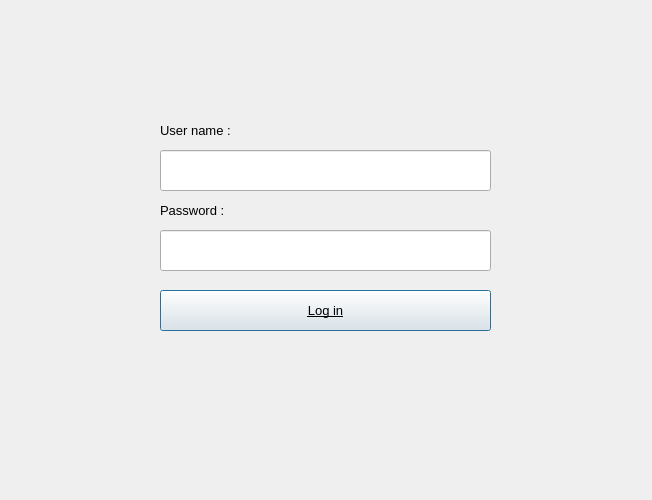
<?xml version="1.0" encoding="UTF-8"?>
<ui version="4.0">
 <class>Log_in</class>
 <widget class="QDialog" name="Log_in">
  <property name="geometry">
   <rect>
    <x>0</x>
    <y>0</y>
    <width>652</width>
    <height>500</height>
   </rect>
  </property>
  <property name="windowTitle">
   <string>Dialog</string>
  </property>
  <widget class="QLineEdit" name="lineUserName">
   <property name="geometry">
    <rect>
     <x>160</x>
     <y>150</y>
     <width>331</width>
     <height>41</height>
    </rect>
   </property>
  </widget>
  <widget class="QLabel" name="label">
   <property name="geometry">
    <rect>
     <x>160</x>
     <y>120</y>
     <width>121</width>
     <height>21</height>
    </rect>
   </property>
   <property name="font">
    <font>
     <pointsize>10</pointsize>
    </font>
   </property>
   <property name="text">
    <string>User name :</string>
   </property>
  </widget>
  <widget class="QLabel" name="label_2">
   <property name="geometry">
    <rect>
     <x>160</x>
     <y>200</y>
     <width>91</width>
     <height>21</height>
    </rect>
   </property>
   <property name="font">
    <font>
     <pointsize>10</pointsize>
    </font>
   </property>
   <property name="text">
    <string>Password :</string>
   </property>
  </widget>
  <widget class="QLineEdit" name="linePassword">
   <property name="geometry">
    <rect>
     <x>160</x>
     <y>230</y>
     <width>331</width>
     <height>41</height>
    </rect>
   </property>
  </widget>
  <widget class="QPushButton" name="pushButton">
   <property name="geometry">
    <rect>
     <x>160</x>
     <y>290</y>
     <width>331</width>
     <height>41</height>
    </rect>
   </property>
   <property name="font">
    <font>
     <pointsize>10</pointsize>
     <underline>true</underline>
    </font>
   </property>
   <property name="cursor">
    <cursorShape>PointingHandCursor</cursorShape>
   </property>
   <property name="text">
    <string>Log in</string>
   </property>
  </widget>
 </widget>
 <resources/>
 <connections/>
</ui>
